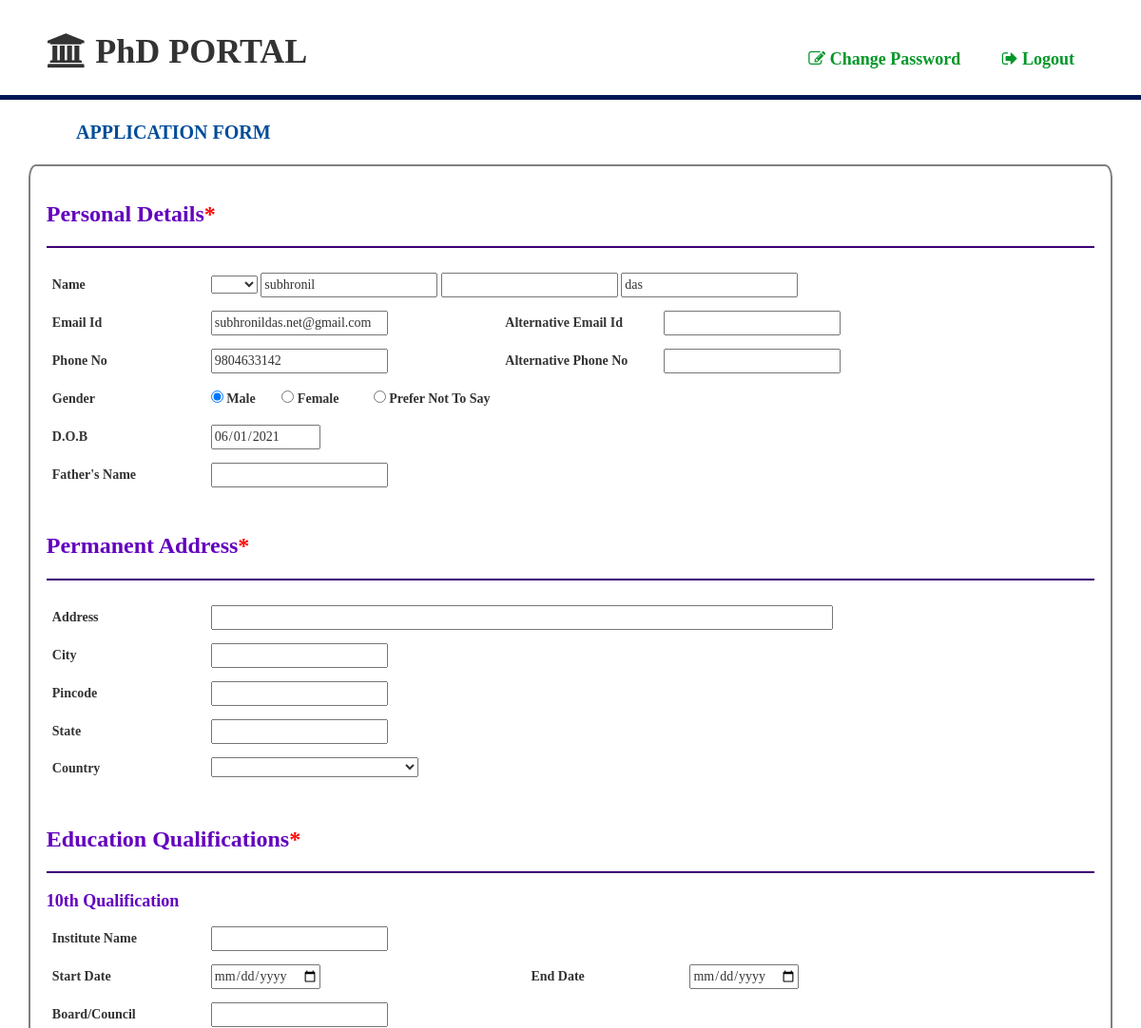
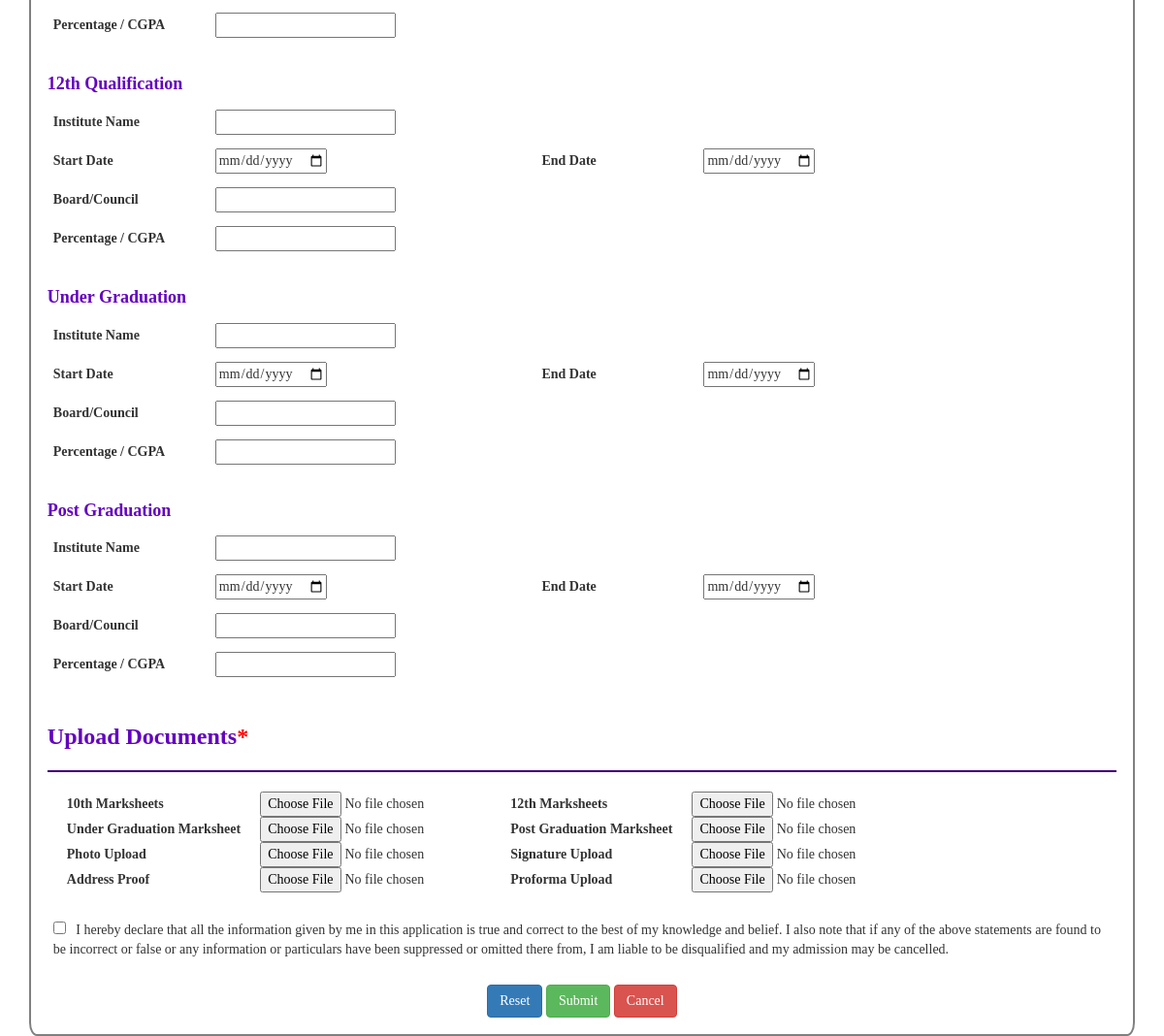
Screenshot of /User/application.php (signed in) with the database file from the repository (2 pictures, top to bottom).
### tables this page shows
CREATE TABLE `user` (
  `id` int(6) NOT NULL,
  `firstname` varchar(255) NOT NULL,
  `middlename` varchar(255) NOT NULL,
  `lastname` varchar(255) NOT NULL,
  `email` varchar(255) NOT NULL,
  `phone` varchar(255) NOT NULL,
  `gender` varchar(255) NOT NULL,
  `dob` date NOT NULL,
  `course` varchar(255) NOT NULL,
  `password` varchar(255) NOT NULL,
  `otp` int(11) NOT NULL,
  `is_profile` tinyint(4) NOT NULL DEFAULT '0',
  `is_approved` tinyint(4) NOT NULL DEFAULT '0',
  `is_payment` tinyint(4) NOT NULL DEFAULT '0'
);

### config.php (called while the page is built, shortened)
<?php
	class config
	{
		protected $servername='localhost';
		protected $username='root';
		protected $pass='';
		protected $db='phdportal';
		function __construct()
		{
			$this->conn=new mysqli($this->servername,$this->username,$this->pass,$this->db);
		}
	}
	class database extends config
	{
		public function fetchregdata($email)
 		{
 			$result=mysqli_query($this->conn,"SELECT * FROM user WHERE email='$email'");
 			return $result;
 		}
	}
?>

### User/application.php (the view, shortened to what this page needs)
<!DOCTYPE html>
<html lang="en">
<head>
    <link rel="stylesheet" href="https://cdn.jsdelivr.net/npm/bootstrap@4.6.0/dist/css/bootstrap.min.css"
>
    <link rel="stylesheet" href="https://maxcdn.bootstrapcdn.com/bootstrap/3.3.7/css/bootstrap.min.css">
    <link rel="stylesheet" type="text/css"
        href="https://cdnjs.cloudflare.com/ajax/libs/font-awesome/4.7.0/css/font-awesome.css">
    <link rel="stylesheet" href="https://maxcdn.bootstrapcdn.com/bootstrap/3.3.7/css/bootstrap.min.css">
    <link rel="stylesheet" href="https://cdnjs.cloudflare.com/ajax/libs/font-awesome/4.7.0/css/font-awesome.css">
    <link rel="stylesheet" href="css/profile.css">
    <link rel="stylesheet" href="css/partial/nav1.css">
</head>
<body>
    <?php include 'partial/nav1.php'; ?>
    <div class="row">Application Form</div>
    <div class="container">
        <?php
	        include("../config.php");
	        $obj=new database;
	        $row=$obj->fetchregdata($_SESSION['email']);
	        $arr=mysqli_fetch_array($row);
        ?>
        <form action="../server.php" method="post" enctype="multipart/form-data">
            <h3>Personal Details<span class="required"></h3>
            <hr>
            <div class="info">
                <label>Name</label>
                <select>
                    <option></option>
                    <option>Mr.</option>
                </select>
                <input type="text" name="firstname" value="<?php echo $arr['firstname']; ?>" readonly>
                <input type="text" name="" value="<?php echo $arr['middlename']; ?>" readonly>
                <input type="text" name="" value="<?php echo $arr['lastname']; ?>" readonly>
            </div>
            <div class="info">
                <label>Email Id</label>
                <input type="email" name="email" value="<?php echo $arr['email']; ?>" readonly>
                <label class="dur1">Alternative Email Id</label>
                <input type="email" name="alteremail">
            </div>
            <div class="info">
                <label>Phone No</label>
                <input type="text" pattern="[0-9]{10}" maxlength="10" value="<?php echo $arr['phone']; ?>" readonly>
                <label class="dur1">Alternative Phone No</label>
                <input type="text" pattern="[0-9]{10}" maxlength="10" name="alterphone">
            </div>
            <div class="info">
                <label>Gender</label>
                <input type="radio" id="male" name="gender" class="gender" <?php if($arr['gender']=="male") echo "checked";?> value="male">
                <label for="male" style="width: 5%;">Male</label>
                <input class="gender" type="radio" id="female" name="gender" value="female" <?php if($arr['gender']=="female") echo "checked";?>>
                <label for="female" style="width: 7%;">Female</label>
                <input class="gender" type="radio" id="other" name="gender" value="other" <?php if($arr['gender']=="other") echo "checked";?>>
                <label for="other" style="width: 15%;display:inline;">Prefer Not To Say</label>
            </div>
            <div class="info">
                <label>D.O.B</label>
                <input type="date" value="<?php echo $arr[7]; ?>" readonly>
            </div>
            <div class="info">
                <label>Father's Name</label>
                <input type="text" name="fathername">
            </div>
            <br>
            <h3>Permanent Address<span class="required"></span></h3>
            <hr>
            <div class="info">
                <label>Address</label>
                <input type="text" name="address" style="width: 60%;">
            </div>
            <div class="info">
                <label>City</span></label>
                <input type="text" name="city">
            </div>
            <div class="info">
                <label>Pincode</label>
                <input type="text" pattern="[0-9]{6}" maxlength="6" name="pin">
            </div>
            <div class="info">
                <label>State</label>
                <input type="text" name="state">
            </div>
            <div class="info">
                <label>Country</label>
                <select name="country" style="width:20%; font-size:16px;">
                    <option></option>
                    <option>India</option>
                </select>
            </div>
            <br>
            <h3>Education Qualifications<span class="required"></h3>
            <hr>
            <h4>10th Qualification</h4>
            <div class="info">
                <label>Institute Name</label>
                <input type="text" name="insti10">
            </div>
            <div class="info">
                <label>Start Date</label>
                <input type="date" name="start10">
                <label class="dur">End Date</label>
                <input type="date" name="end10">
            </div>
            <div class="info">
                <label>Board/Council</label>
                <input type="text" name="board10">
            </div>
            <div class="info">
                <label>Percentage / CGPA</label>
                <input type="number" name="per10">
            </div>
            <br>
            <h4>12th Qualification</h4>
            <div class="info">
                <label>Institute Name</label>
                <input type="text" name="insti12">
            </div>
            <div class="info">
                <label>Start Date</label>
                <input type="date" name="start12">
                <label class="dur">End Date</label>
                <input type="date" name="end12">
            </div>
            <div class="info">
                <label>Board/Council</label>
                <input type="text" name="board12">
            </div>
            <div class="info">
                <label>Percentage / CGPA</label>
                <input type="number" name="per12">
            </div>
            <br>
            <h4>Under Graduation</h4>
            <div class="info">
                <label>Institute Name</label>
                <input type="text" name="instigra">
            </div>
            <div class="info">
                <label>Start Date</label>
                <input type="date" name="startgra">
                <label class="dur">End Date</label>
                <input type="date" name="endgra">
            </div>
            <div class="info">
                <label>Board/Council</label>
                <input type="text" name="boardgra">
            </div>
            <div class="info">
                <label>Percentage / CGPA</label>
                <input type="number" name="pergra">
            </div>
            <br>
            <h4>Post Graduation</h4>
            <div class="info">
                <label>Institute Name</label>
                <input type="text" name="instipo">
            </div>
            <div class="info">
                <label>Start Date</label>
                <input type="date" name="startpo">
                <label class="dur">End Date</label>
                <input type="date" name="endpo">
            </div>
            <div class="info">
                <label>Board/Council</label>
                <input type="text" name="boardpo">
            </div>
            <div class="info">
                <label>Percentage / CGPA</label>
                <input type="number" name="perpo">
            </div>
            <br>
            <h3>Upload Documents<span class="required"></h3>
            <hr>
            <table>
                <tr>
                    <td><label>10th Marksheets</label></td>
                    <td><input type="file" name="mark10" accept="application/pdf"></td>
                    <td><label>12th Marksheets</label></td>
                    <td><input type="file" name="mark12" accept="application/pdf"></td>
                </tr>
                <tr>
                    <td><label>Under Graduation Marksheet</label></td>
                    <td><input type="file" name="markgra" accept="application/pdf"></td>
                    <td><label>Post Graduation Marksheet</label></td>
                    <td><input type="file" name="markpo" accept="application/pdf"></td>
                </tr>
                <tr>
                    <td><label>Photo Upload</label></td>
                    <td><input type="file" name="photo" accept=".jpg, .jpeg, .png"></td>
                    <td><label>Signature Upload</label></td>
                    <td><input type="file" name="sign" accept=".jpg, .jpeg, .png"></td>
                </tr>
                <tr>
                    <td><label>Address Proof</label></td>
                    <td><input type="file" name="addressp" accept="application/pdf"></td>
                    <td><label>Proforma Upload</label></td>
                    <td><input type="file" name="proforma" accept="application/pdf"></td>
                </tr>
            </table>
            <br>
            <div class="info">
                <input type="checkbox" required> &nbsp; I hereby declare that all the information given by me in this application
                is true and correct to the best of my knowledge and belief. I also note that if any of the above
                statements are found to be
                incorrect or false or any information or particulars have been suppressed or omitted there from, I am
                liable to be disqualified and my admission may be cancelled.
            </div>
            <br>
            <div class="button">
                <button type="button" class="btn btn-primary"
                    onclick="document.location='application.php'">Reset</button>
                <button class="btn btn-success" name="fullregister">Submit</button>
                <button type="button" class="btn btn-danger" onclick="document.location='portal.php'">Cancel</button>
            </div>
        </form>
    </div>
</body>
</html>

### User/css/profile.css (style rules this page uses)
* { box-sizing: border-box; }
body { margin: 0; cursor: pointer; overflow-x: hidden; font-family: Cambria, Cochin, Georgia, Times, 'Times New Roman', serif; }
.row { font-size: 20px; color: #004C99; font-family: Cambria; font-weight: bolder; padding: 20px; text-transform: uppercase; text-decoration: none; margin-left: 5%; }
.container { background-color: white; padding: 1.4%; border-radius: 0.7%; border: 2px solid grey; }
.container h3, h4 { font-weight: bold; color: rgb(99, 2, 190); font-family: Cambria; }
.container label { width: 15%; }
.container select { font-size: 14px; }
.info { padding: 6px; }
.info .dur1 { margin-left: 11%; }
.info .dur { margin-left: 20%; }
table label { width: 50%; display: inline; padding: 20px; }
table tr { padding: 10px; }
hr { height: 2px; background-color: rgb(63, 2, 119); }
.button { text-align: center; margin: 0 auto; display: block; }
.required::before { content: "*"; color: red; }

### rows the page displays
user: firstname "subhronil", lastname "das", email "subhronildas.net@gmail.com", phone "9804633142", gender "☑ Male", gender "☐ Female", gender "☐ Prefer Not To Say", dob "06/01/2021"
